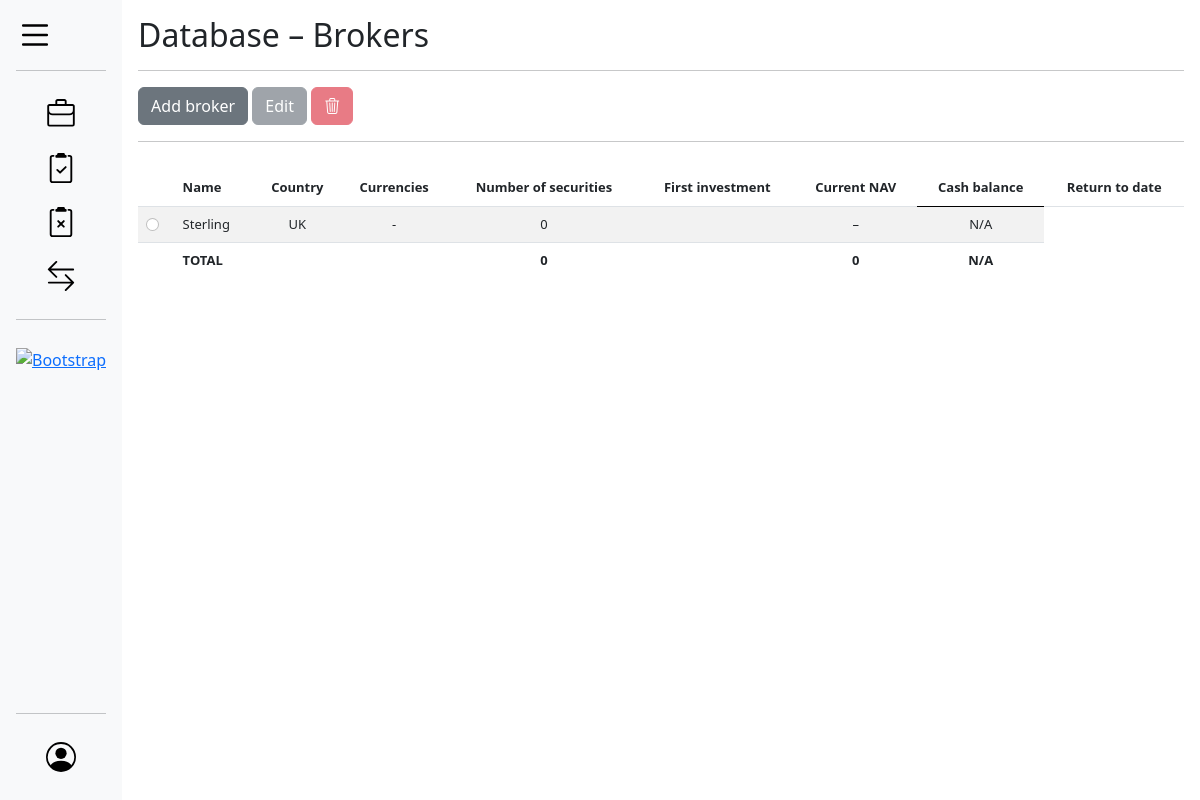
The app's page /database/brokers/ (signed in), older data.
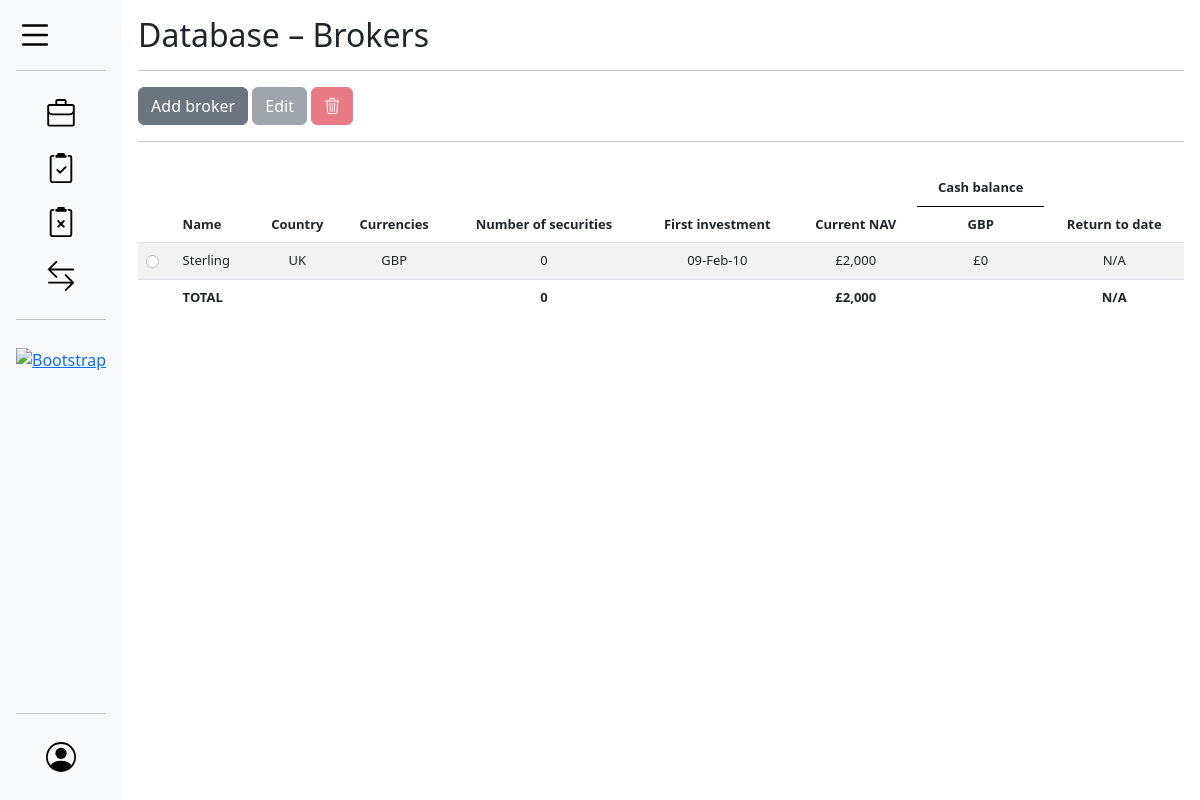
The same page, newer data.
### common/models.py (models this page shows, shortened)
class Brokers(models.Model):
    investor = models.ForeignKey(CustomUser, on_delete=models.CASCADE, related_name='brokers')
    name = models.CharField(max_length=20, null=False)
    country = models.CharField(max_length=20)
    securities = models.ManyToManyField('Assets', related_name='brokers')
    comment = models.TextField(null=True, blank=True)
    def get_currencies(self):
        currencies = set()
        for transaction in self.transactions.all():
            currencies.add(transaction.currency)
        return currencies
    def balance(self, date):
        balance = {}
        for cur in self.get_currencies():
            query = self.transactions.filter(broker_id=self.id, currency=cur, date__lte=date).aggregate(
                balance=models.Sum(
                    models.Case(
                        models.When(quantity__gte=0, then=-1*models.F('quantity')*models.F('price')),
                        models.When(cash_flow__isnull=False, then=models.F('cash_flow')),
                        models.When(commission__isnull=False, then=models.F('commission')),
                        default=0,
                        output_field=models.DecimalField()
                    )
                )
            )['balance']
            balance[cur] = query or 0
        return balance

class Transactions(models.Model):
    investor = models.ForeignKey(CustomUser, on_delete=models.CASCADE, related_name='transactions')
    broker = models.ForeignKey(Brokers, on_delete=models.CASCADE, related_name='transactions')
    security = models.ForeignKey(Assets, on_delete=models.CASCADE, related_name='transactions', null=True, blank=True)
    currency = models.CharField(max_length=3, choices=CURRENCY_CHOICES, default='USD', null=False)
    type = models.CharField(max_length=30, choices=TRANSACTION_TYPE_CHOICES, null=False)
    date = models.DateField(null=False)
    quantity = models.DecimalField(max_digits=10, decimal_places=6, null=True, blank=True)
    price = models.DecimalField(max_digits=10, decimal_places=2, null=True, blank=True)
    cash_flow = models.DecimalField(max_digits=10, decimal_places=2, null=True, blank=True)
    commission = models.DecimalField(max_digits=5, decimal_places=2, null=True, blank=True)
    comment = models.TextField(null=True, blank=True)

### database/views.py (the view, shortened to what this page needs)
# urls.py: path('brokers/', views.database_brokers, name='brokers'),
@login_required
def database_brokers(request):
    user = request.user
    currency_target = user.default_currency
    number_of_digits = user.digits
    sidebar_padding = 0
    sidebar_width = 0
    brokers = Brokers.objects.filter(investor=user).all()
    currencies = set()
    if request.method == "GET":
        sidebar_width = request.GET.get("width")
        sidebar_padding = request.GET.get("padding")
    totals = ['no_of_securities', 'NAV']
    broker_totals = {}
    for broker in brokers:
        currencies.update(broker.get_currencies())
        broker.currencies = ', '.join(broker.get_currencies())
        broker.no_of_securities = 0
        for security in broker.securities.filter(investor__id=user.id).all():
            if security.position(effective_current_date, [broker.id]) != 0:
                broker.no_of_securities += 1
        broker.NAV = NAV_at_date(user.id, [broker.id], effective_current_date, currency_target, [])['Total NAV']
        try:
            broker.first_investment = Transactions.objects.\
                filter(investor=user,
                       broker=broker).\
                    order_by('date').first().date
        except:
            broker.first_investment = 'None'
        broker.cash = broker.balance(effective_current_date)
        broker.irr = format_percentage(Irr(user.id, effective_current_date, currency_target, asset_id=None, broker_id_list=[broker.id]))
        for key in totals:
            broker_totals[key] = broker_totals.get(key, 0) + getattr(broker, key)
        broker.NAV = currency_format(broker.NAV, currency_target, number_of_digits)
        for currency, value in broker.cash.items():
            broker.cash[currency] = currency_format(value, currency, number_of_digits)
    broker_totals = currency_format_dict_values(broker_totals, currency_target, number_of_digits)
    broker_totals['IRR'] = format_percentage(Irr(user.id, effective_current_date, currency_target, asset_id=None, broker_id_list=[broker.id for broker in brokers]))
    buttons = ['broker', 'edit', 'delete']
    return render(request, 'brokers.html', {
        'sidebar_width': sidebar_width,
        'sidebar_padding': sidebar_padding,
        'brokers': brokers,
        'broker_totals': broker_totals,
        'currencies': currencies,
        'currency': currency_target,
        'buttons': buttons,
    })

### common/models.py (called while the page is built, shortened)
    @classmethod
    def get_rate(cls, source, target, date):
        fx_rate = 1
        dates_async = False
        dates_list = []
        if source == target:
            return {
                'FX': fx_rate,
                'conversions': 0,
                'dates_async': dates_async,
                'FX dates used': dates_list
            }

    def price_at_date(self, price_date, currency=None):
        try:
            quote = self.prices.filter(date__lte=price_date).order_by('-date').first()
            if currency is not None:
                quote.price = quote.price * FX.get_rate(self.currency, currency, price_date)['FX']
            return quote
        except:
            return None

    def position(self, date, broker_id_list=None):
        query = self.transactions.filter(date__lte=date)
        if broker_id_list is not None:
            query = query.filter(broker_id__in=broker_id_list)
        total_quantity = query.aggregate(total=models.Sum('quantity'))['total']
        return total_quantity or 0

### common/templatetags/custom_filters.py (called while the page is built)
@register.filter
def get_item(dictionary, key):
    return dictionary.get(key)

### database/templates/brokers.html (shortened to what this page needs)
{% extends "layout.html" %}
{% load static %}
{% load custom_filters %}
{% block main_page_title %}
    <h2>Database – Brokers</h2>
{% endblock main_page_title %}
{% block content %}
    <div class="content-header">
        {% include "snippets/buttons-settings-header.html" with type="broker" buttons=buttons %}
    </div>
    <div class="content-body">
        <div class="tab-pane" id="nav-brokers" role="tabpanel">
            <table id="table-database-brokers" class="table table-hover table-striped align-middle">
                <thead>
                    <tr>
                        <th rowspan="2"></th>
                        <th class="text-start" rowspan="2">Name</th>
                        <th class="text-center" rowspan="2">Country</th>
                        <th class="text-center" rowspan="2">Currencies</th>
                        <th class="text-center" rowspan="2">Number of securities</th>
                        <th class="text-center" rowspan="2">First investment</th>
                        <th class="text-center" rowspan="2">Current NAV</th>
                        <th class="text-center colspan" colspan="{{ currencies | length }}">Cash balance</th>
                        <th class="text-center" rowspan="2">Return to date</th>
                    </tr>
                    <tr>
                        {% for cur in currencies %}
                            <th class="text-center">{{ cur }}</th>
                        {% endfor %}
                    </tr>
                </thead>
                <tbody>
                {% for broker in brokers %}
                    <tr>
                        <td>
                            <input class="form-check-input edit-radio" type="radio" name="radioBroker" value="{{ broker.id }}">
                        </td>
                        <td class="text-start">{{ broker.name }}</td>
                        <td class="text-center">{{ broker.country }}</td>
                        <td class="text-center">
                            {% if broker.currencies %}
                                {{ broker.currencies }}
                            {% else %}
                                -
                            {% endif %}
                        </td>
                        <td class="text-center">{{ broker.no_of_securities }}</td>
                        <td class="text-center">{{ broker.first_investment|date:'d-M-y' }}</td>
                        <td class="text-center">{{ broker.NAV }}</td>
                        {% for cur in currencies %}
                            <td class="text-center">
                                {{ broker.cash|get_item:cur }}
                            </td>
                        {% endfor %}
                        <td class="text-center">{{ broker.irr }}</td>
                    </tr>
                {% endfor %}
                </tbody>
                <tfoot>
                    <tr>
                        <td class="border-0"></td>
                        <td class="border-0 fw-bold" colspan="2">TOTAL</td>
                        <td class="border-0"></td>
                        <td class="text-center border-0 fw-bold">{{ broker_totals|get_item:"no_of_securities" }}</td>
                        <td class="border-0"></td>
                        <td class="text-center border-0 fw-bold">{{ broker_totals|get_item:"NAV" }}</td>
                        {% for cur in currencies %}
                            <td class="border-0 text-center"></td>
                        {% endfor %}
                        <td class="text-center border-0 fw-bold">{{ broker_totals|get_item:"IRR" }}</td>
                    </tr>
                </tfoot>
            </table>
        </div>
    </div>
{% endblock content %}

Row changes from the older to the newer data that the page shows:
added Transactions: currencies "GBP"
shown differently, row unchanged: Brokers "Sterling": currencies (not shown) → "GBP"; first_investment (not shown) → "09-Feb-10"; NAV "–" → "£2,000"; no longer shows "-"
Text that changed along with them:
{{ broker_totals|get_item:"NAV" }}: "0" → "£2,000"
new list line: "£0"
